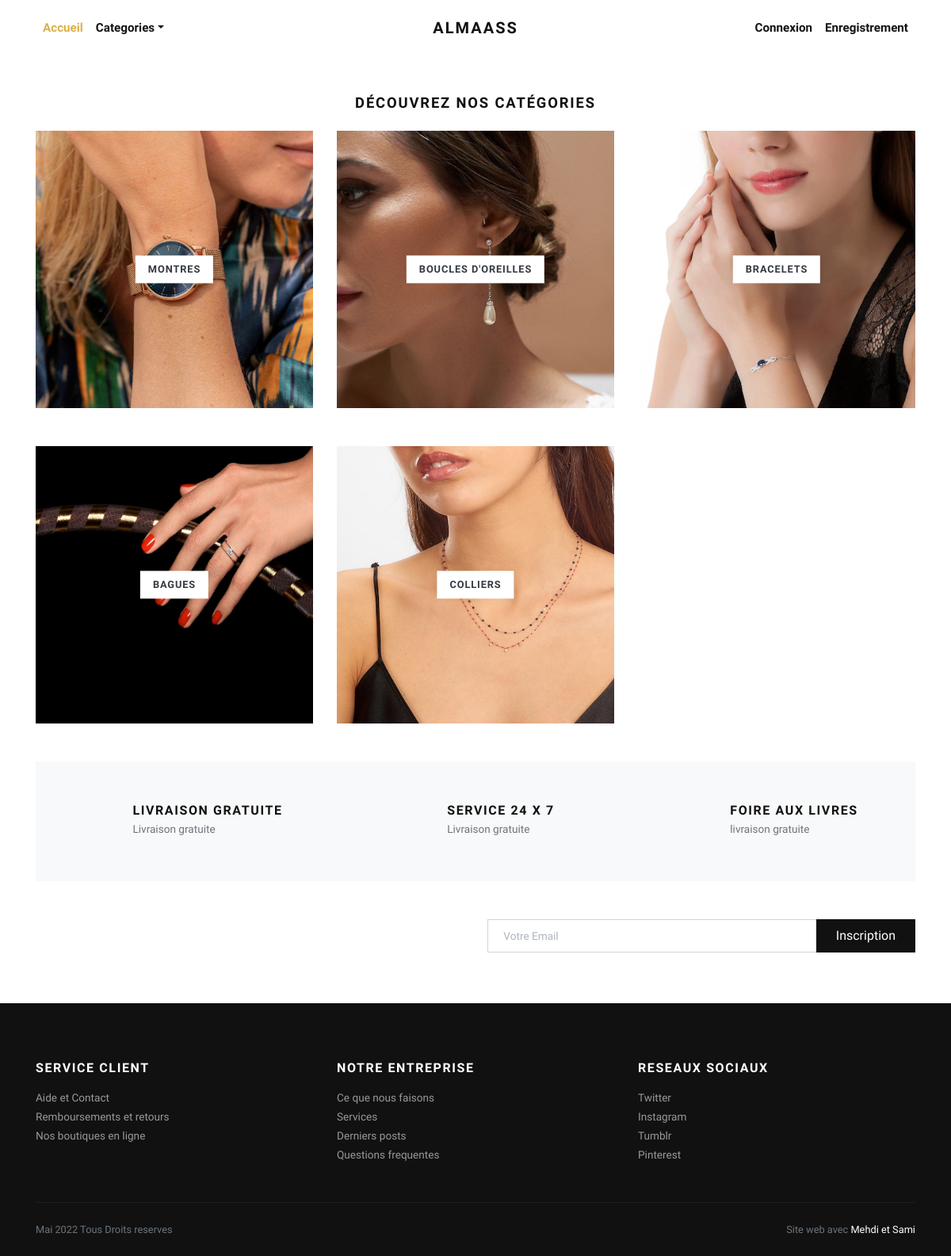
Page /categories/ on the committed database.
### store/models.py (models this page shows, shortened)
class Category(models.Model):
    title = models.CharField(max_length=50, verbose_name="Titre")
    slug = models.SlugField(max_length=55, verbose_name="raccourci")
    description = models.TextField(blank=True, verbose_name="Description")
    category_image = models.ImageField(
        upload_to="category", blank=True, null=True, verbose_name="Image"
    )
    is_active = models.BooleanField(verbose_name="Actif ?")
    is_featured = models.BooleanField(verbose_name="Vedette ?")
    created_at = models.DateTimeField(auto_now_add=True, verbose_name="Created Date")
    updated_at = models.DateTimeField(auto_now=True, verbose_name="Updated Date")
    class Meta:
        verbose_name_plural = "Categories"
        ordering = ("-created_at",)

### store/views.py (the view)
# urls.py: path("categories/", views.all_categories, name="all-categories"),
def all_categories(request):
    categories = Category.objects.filter(is_active=True)
    return render(request, "store/categories.html", {"categories": categories})

### store/context_preprocessors.py (called while the page is built)
def store_menu(request):
    categories = Category.objects.filter(is_active=True)
    context = {
        "categories_menu": categories,
    }
    return context

def cart_menu(request):
    if request.user.is_authenticated:
        cart_items = Cart.objects.filter(user=request.user)
        context = {
            "cart_items": cart_items,
        }
    else:
        context = {}
    return context

### templates/store/categories.html (shortened to what this page needs)
{% extends 'base.html' %}
{% load static %}
      {% block content %}
      <div class="container">
        <section class="pt-5">
          <header class="text-center">
            <h2 class="h5 text-uppercase mb-4">Découvrez nos catégories</h2>
          </header>
          <div class="row">
          {% if categories %}
            {% for category in categories %}
              <div class="col-md-4 mb-4 mb-md-5">
                <a class="category-item" href="{% url 'store:category-products' category.slug %}">
                  <strong class="category-item-title">{{ category.title }}</strong>
                </a>
              </div>
            {% endfor %}
          {% endif %}
          </div>
        </section>
        <section class="py-5 bg-light">
          <div class="container">
            <div class="row text-center">
              <div class="col-lg-4 mb-3 mb-lg-0">
                <div class="d-inline-block">
                  <div class="media align-items-end">
                    <svg class="svg-icon svg-icon-big svg-icon-light">
                      <use xlink:href="#delivery-time-1"> </use>
                    </svg>
                    <div class="media-body text-left ml-3">
                      <h6 class="text-uppercase mb-1">Livraison gratuite</h6>
                      <p class="text-small mb-0 text-muted">Livraison gratuite</p>
                    </div>
                  </div>
                </div>
              </div>
              <div class="col-lg-4 mb-3 mb-lg-0">
                <div class="d-inline-block">
                  <div class="media align-items-end">
                    <svg class="svg-icon svg-icon-big svg-icon-light">
                      <use xlink:href="#helpline-24h-1"> </use>
                    </svg>
                    <div class="media-body text-left ml-3">
                      <h6 class="text-uppercase mb-1">service 24 x 7 </h6>
                      <p class="text-small mb-0 text-muted">Livraison gratuite</p>
                    </div>
                  </div>
                </div>
              </div>
              <div class="col-lg-4">
                <div class="d-inline-block">
                  <div class="media align-items-end">
                    <svg class="svg-icon svg-icon-big svg-icon-light">
                      <use xlink:href="#label-tag-1"> </use>
                    </svg>
                    <div class="media-body text-left ml-3">
                      <h6 class="text-uppercase mb-1">Foire aux livres</h6>
                      <p class="text-small mb-0 text-muted">livraison gratuite</p>
                    </div>
                  </div>
                </div>
              </div>
            </div>
          </div>
        </section>
        <section class="py-5">
          <div class="container p-0">
            <div class="row">
              <div class="col-lg-6 mb-3 mb-lg-0">
              </div>
              <div class="col-lg-6">
                <form action="#">
                  <div class="input-group flex-column flex-sm-row mb-3">
                    <input class="form-control form-control-lg py-3" type="email" placeholder=" Votre Email " aria-describedby="button-addon2">
                    <div class="input-group-append">
                      <button class="btn btn-dark btn-block" id="button-addon2" type="submit">Inscription</button>
                    </div>
                  </div>
                </form>
              </div>
            </div>
          </div>
        </section>
      </div>
      {% endblock content %}

### bijouterie/static/css/style.gold.css (style rules this page uses)
.text-small { font-size: 0.85rem !important; }
strong { font-weight: 700; }
.category-item { display: block; position: relative; color: #343a40; transition: all 0.3s; }
.category-item-title { display: inline-block; padding: 0.5rem 1rem; background: #fff; text-transform: uppercase; letter-spacing: 0.07em; position: absolute; top: 50%; left: 50%; -webkit-transform: translate(-50%, -50%); transform: translate(-50%, -50%); box-shadow: 0 0 5px rgba(0, 0, 0, 0.07); font-size: 0.8rem; }
.text-uppercase { text-transform: uppercase; letter-spacing: 0.1em; }
.svg-icon { width: 32px; height: 32px; vertical-align: text-bottom; stroke: currentColor; stroke-width: 3; --layer1: currentColor; --layer2: currentColor; --layer3: currentColor; }
.svg-icon.svg-icon-light { stroke-width: 2; }
.svg-icon-big { width: 48px; height: 48px; }
.btn { font-weight: 400; border: 1px solid transparent; font-family: inherit; padding: 0.375rem 1.5rem; font-size: 1rem; line-height: 1.5; border-radius: 0; transition: color 0.15s ease-in-out, background-color 0.15s ease-in-out, border-color 0.15s ease-in-out, box-shadow 0.15s ease-in-out; }
.btn-dark { color: #fff; background-color: #111111; border-color: #111111; }
body { font-family: "Libre Franklin", sans-serif; font-size: 1rem; font-weight: 400; line-height: 1.5; color: #111111; background-color: #fff; }
a { color: #dcb14a; text-decoration: none; }
h1, h2, h3, h4, h5, h6, .h1, .h2, .h3, .h4, .h5, .h6 { margin-bottom: 0.5rem; font-family: inherit; font-weight: 900; line-height: 1.2; color: inherit; }
h2, .h2 { font-size: 1.9rem; }
h5, .h5 { font-size: 1.15rem; }
h6, .h6 { font-size: 1rem; }
.bg-light { background-color: #f8f9fa !important; }
.form-control { padding: 0.375rem 0.75rem; font-size: 1rem; line-height: 1.5; color: #495057; background-color: #fff; border: 1px solid #ced4da; border-radius: 0; transition: border-color 0.15s ease-in-out, box-shadow 0.15s ease-in-out; }
.form-control::placeholder { color: #adb5bd; font-size: 0.85rem; font-weight: 400; }
.form-control-lg { padding: 0.5rem 1rem; font-size: 1rem; line-height: 1.5; border-radius: 0; }

### rows in the picture
Category: title "MONTRES"
Category: title "BOUCLES D'OREILLES"
Category: title "BRACELETS"
Category: title "BAGUES"
Category: title "COLLIERS"
